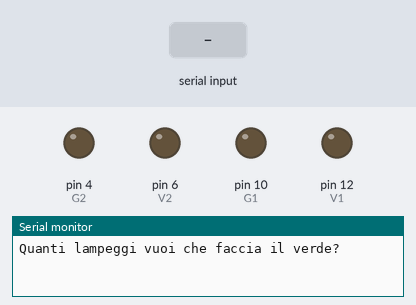
A sketch run on a simulated Arduino Uno, built with avr-gcc and run on an emulated ATmega328P. Parts: output pins drawn as LEDs (lit = HIGH), the last lines printed to the serial monitor. Dashed ring = blinking. The inputs (shaded band) are chosen by the test bench. Pins used as bus, display or sensor lines are not drawn.

Above: at 0.8 s.
0.9 s: "90,45\n" received over Serial
3.4 s: "30,150\n" received over Serial
5.9 s: "0\n" received over Serial
8.4 s: "5\n" received over Serial
At 9.92 s:
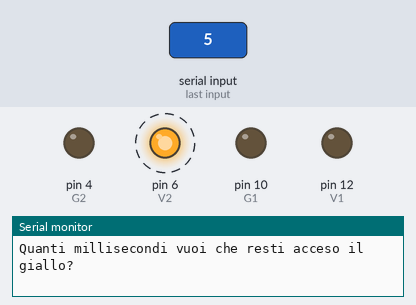
At 14.86 s:
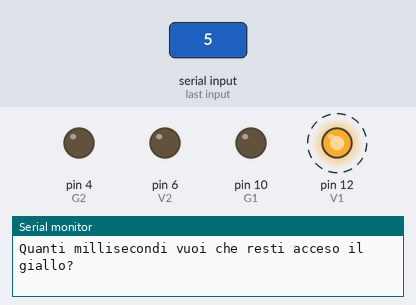
Timing chart, 0 to 17.1 s (numbered marks = the images above; inputs shaded):
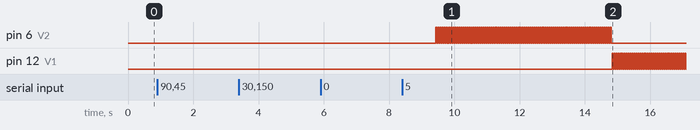

The sketch:

Semaforo_Austriaco.ino
```cpp
//Variabili per il primo semaforo
int V1 = 12;
int G1 = 10;
int R1 = 8;
//Variabili per il secondo semaforo
int V2 = 6;
int G2 = 4;
int R2 = 2;
//Variabili per i valori di tempo e numero dei lampeggi
int numLampeggiVerde  = 0;
int tempoVerde        = 0;
int tempoGiallo       = 0;
int tempoLampeggi     = 0;

void setup() {
  Serial.begin(9600);
  pinMode(V1, OUTPUT);
  pinMode(G1, OUTPUT);
  pinMode(R1, OUTPUT);
  pinMode(V2, OUTPUT);
  pinMode(G2, OUTPUT);
  pinMode(R2, OUTPUT);

  numLampeggiVerde  = richiediValori("Quanti lampeggi vuoi che faccia il verde?", numLampeggiVerde);
  tempoLampeggi     = richiediValori("Quanti millisecondi vuoi che durino i lampeggi del verde?", tempoLampeggi);
  tempoVerde        = richiediValori("Quanti millisecondi vuoi che resti acceso il verde?", tempoVerde);
  tempoGiallo       = richiediValori("Quanti millisecondi vuoi che resti acceso il giallo?", tempoGiallo);
  //Non inserisco la stessa domanda per il rosso perché la sua durata dipende dalla durata del verde e del rosso, non può essere differente
}

int richiediValori(String domanda, int valore) {
  Serial.println(domanda);
  while(Serial.available() ==0);
  valore = Serial.readString().toInt();
  return valore;
}

void lampeggio(int led) {
  //Ciclo for che fa lampeggiare il verde, come tempo del delay inserisco la variabile che aveva dato l'utente in input
  for(int i=0; i<numLampeggiVerde; i++){
  digitalWrite (led, LOW);
  delay (tempoLampeggi);
  digitalWrite (led, HIGH);
  delay (tempoLampeggi);
  }
}

void semaforo(int verde, int rosso){
  //Creazione di un unico metodo per entrambi i 2 semafori utilizzando delle variabili d'appoggio che al primo ciclo assumono il valore V2 e R1, al secondo V1 e R2
  digitalWrite (rosso, HIGH);
  digitalWrite (verde, HIGH);
  delay (tempoVerde);
  lampeggio(verde);
  digitalWrite (verde, LOW);
  digitalWrite (G1, HIGH);
  digitalWrite (G2, HIGH);
  delay (tempoGiallo);
  digitalWrite (G1, LOW);
  digitalWrite (G2, LOW);
  digitalWrite (rosso, LOW);
}

void loop() {
  //Due cicli separati per il primo e per il secondo semaforo
  semaforo(V2, R1);
  semaforo(V1, R2);
}
```

Measured:
- after the input at 8.4 s, pin 6 (V2): alternates HIGH for 0.03 s and LOW for 0.03 s, 180 changes in all, then stays LOW, starting after 1.0 s; pin 12 (V1): alternates HIGH for 0.03 s and LOW for 0.03 s, starting after 6.4 s
